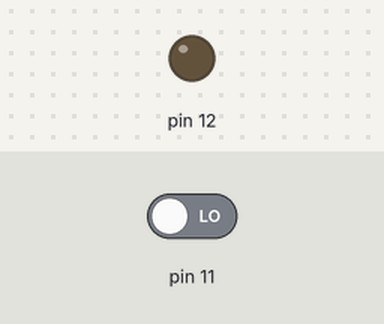
This sketch was run on a simulated Arduino Uno, built with avr-gcc and run on an emulated ATmega328P. Parts: output pins drawn as LEDs (lit = HIGH). The test bench sets the inputs (shaded band); at power-on: pin 11 LOW.

Above: at 1.2 s.
1.3 s: pin 11 driven HIGH
At 2.1 s:
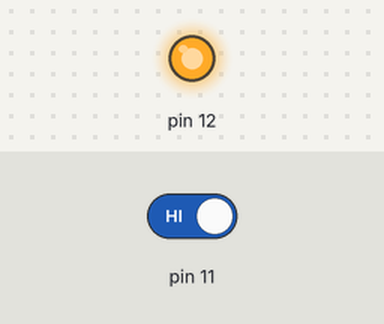
3.0 s: pin 11 driven LOW
At 3.8 s:
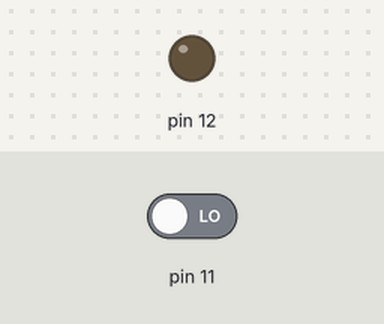
Timing chart, 0 to 6.0 s (numbered marks = the images above; inputs shaded):
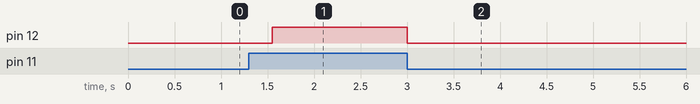

The sketch:

MIM_c2_p21_teensy_mask.ino
```cpp
int switchState = 0;
int count = 0;

void setup()
{
  pinMode(12,OUTPUT);
  pinMode(11,INPUT);
}


void loop()
{
  if (switchState == 0)
  {
    if (digitalRead(11) == 1)
    {
      delay(250);
      switchState = 1;
    }
  }

  if (switchState == 1)
  {
    if (digitalRead(11) == 1)
    {
       digitalWrite(12,HIGH);
     }
     else
     {
       digitalWrite(12,LOW);
     }
  }
}
```

Measured:
- after the input at 1.3 s, pin 12: LOW → HIGH after 0.25 s
- after the input at 3.0 s, pin 12: HIGH → LOW at once
